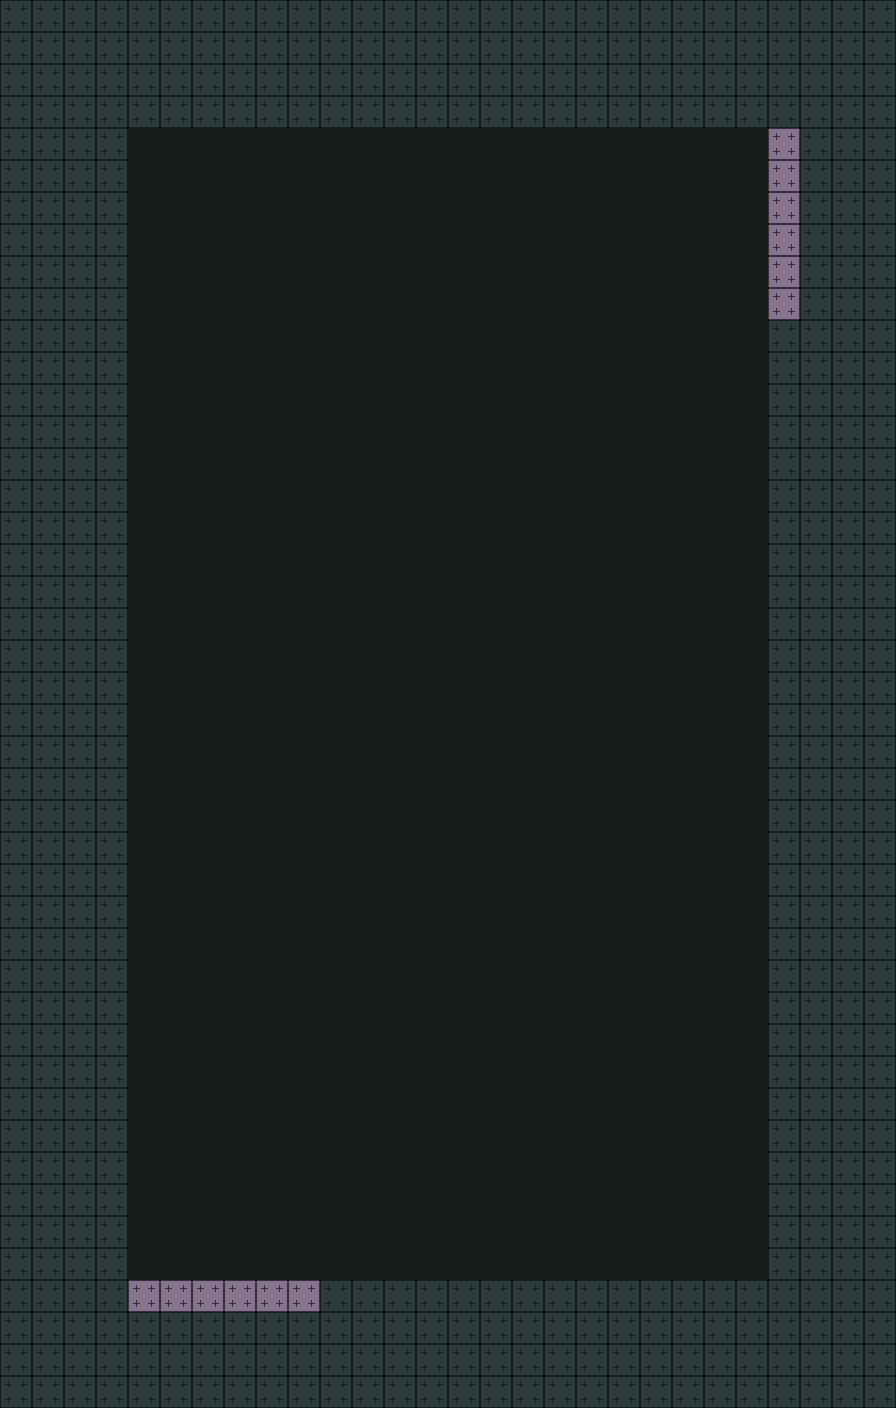

This is a level from a 2D game, rendered from its Tiled map with the project's own tilesets. A one-line summary and the map file follow, with tile-layer data summarised:
An orthogonal 28x44 tile map with 32x32 px tiles, 6 tile layers (background, ground, one_way, decorations, ...) and 2 objects.

<map version="1.9" tiledversion="1.9.2" orientation="orthogonal" renderorder="right-down" width="28" height="44" tilewidth="32" tileheight="32" infinite="0" nextlayerid="9" nextobjectid="4">
 <tileset firstgid="1" source="../../placeholder_tileset.tsx" />
 <layer id="6" name="background" width="28" height="44">
  <properties>
   <property name="ground_tiles" type="bool" value="false" />
  </properties>
  <data>[1232 cells, 1232 non-empty, 1 distinct tile ids]</data>
 </layer>
 <objectgroup id="8" name="enemies" />
 <objectgroup id="7" name="transitions">
  <properties>
   <property name="ground_tiles" type="bool" value="false" />
  </properties>
  <object id="2" gid="5" x="128" y="1408" width="192" height="128">
   <properties>
    <property name="direction" type="int" value="2" />
    <property name="entrance id" type="int" value="1" />
    <property name="target entrance" type="int" value="2" />
    <property name="target room" value="JungleEdge snake" />
   </properties>
  </object>
  <object id="3" gid="5" x="768" y="320" width="128" height="192">
   <properties>
    <property name="direction" type="int" value="1" />
    <property name="entrance id" type="int" value="2" />
    <property name="target entrance" type="int" value="1" />
    <property name="target room" value="JungleEdge strike" />
   </properties>
  </object>
 </objectgroup>
 <layer id="1" name="ground" width="28" height="44">
  <properties>
   <property name="ground_tiles" type="bool" value="true" />
  </properties>
  <data>[1232 cells, 500 non-empty, 1 distinct tile ids]</data>
 </layer>
 <layer id="5" name="one_way" width="28" height="44">
  <properties>
   <property name="ground_tiles" type="bool" value="true" />
  </properties>
  <data>[1232 cells, 6 non-empty, 1 distinct tile ids]</data>
 </layer>
 <layer id="4" name="decorations" width="28" height="44">
  <properties>
   <property name="ground_tiles" type="bool" value="false" />
  </properties>
  <data>[1232 cells, 12 non-empty, 1 distinct tile ids]</data>
 </layer>
 <layer id="3" name="spikes" width="28" height="44">
  <properties>
   <property name="ground_tiles" type="bool" value="false" />
  </properties>
  <data>[1232 cells, 0 non-empty, 0 distinct tile ids]</data>
 </layer>
 <layer id="2" name="spawn_zones" width="28" height="44" tintcolor="#ff0000">
  <properties>
   <property name="ground_tiles" type="bool" value="false" />
  </properties>
  <data>[1232 cells, 14 non-empty, 1 distinct tile ids]</data>
 </layer>
</map>
